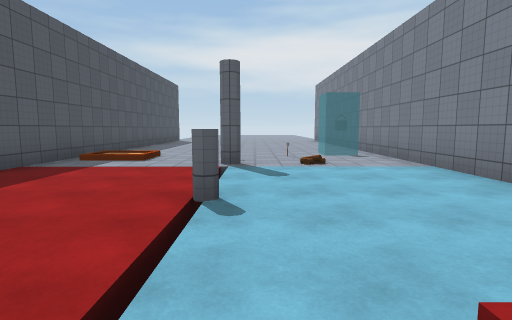
View 1 (above)

12 first-person views from a walk through a scene from a Unity 3-D project. The camera is 1.4 m above the floor, tilts 6° down and sees 80° across. Doors are open. The floor is counted in squares, 2 m on a side. Each view is taken from the middle of a square. On the plan, view 1 faces up. The plan holds only what a view shows up to about 10 squares ahead; the rest is blank. The place goes on beyond the plan. The player is left out. Surface patterns are stand-ins for the level's own textures.

View 2
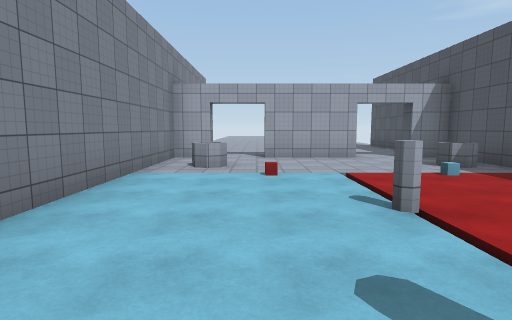

View 3
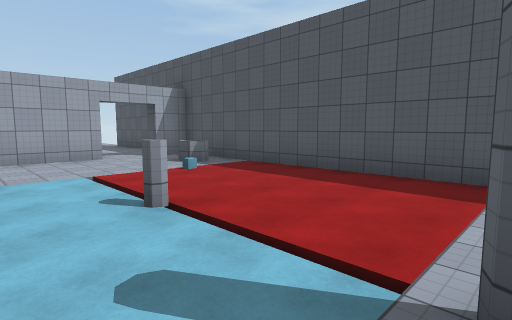

View 4
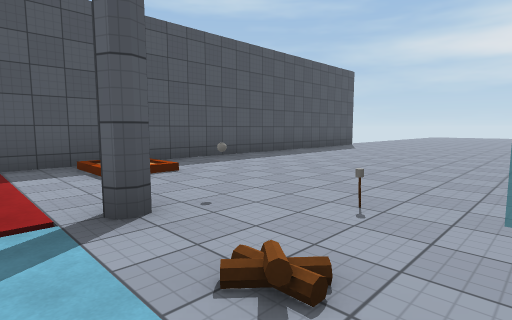

View 5
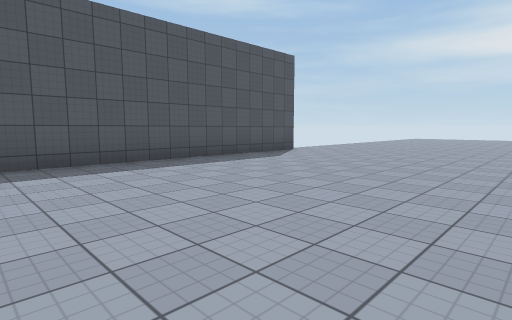

View 6
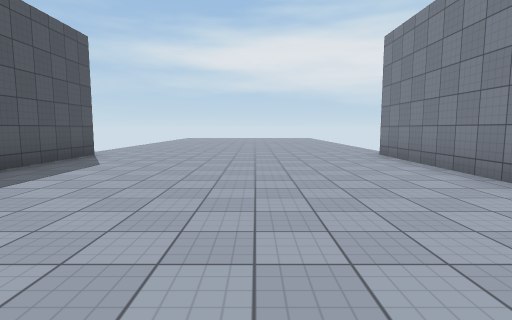

View 7
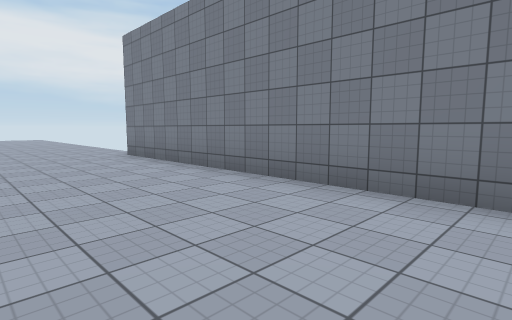

View 8
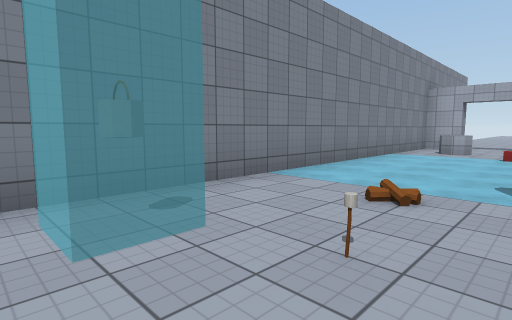

View 9
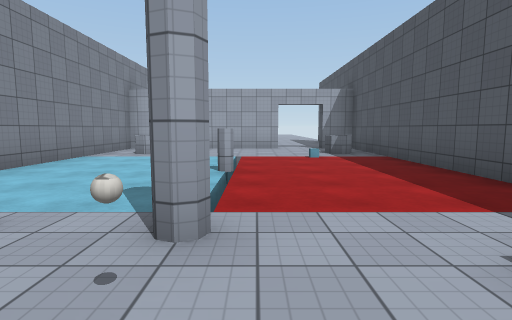

View 10
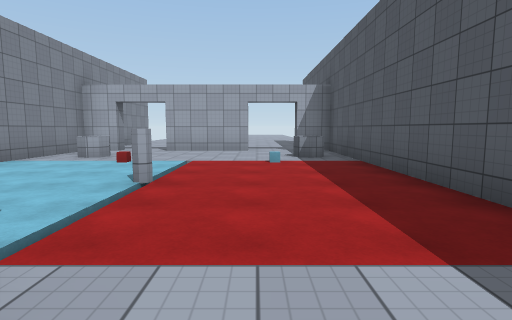

View 11
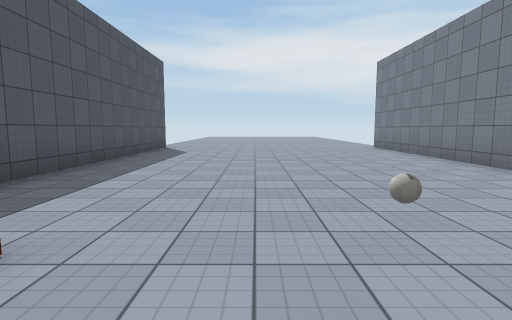

View 12
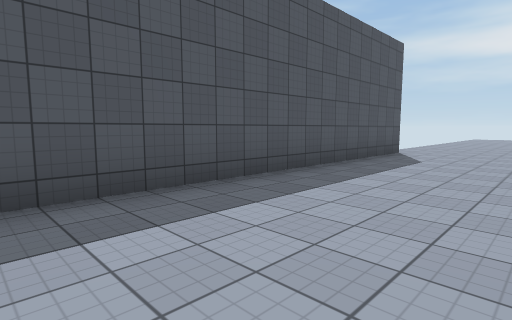

### Floor plan
Points are (right, up) in squares from view 1. A wall is a line through its corners. A room is listed if a view was taken in it or the views show most of it. See-through windows are left out.
Room 1 (views 1, 2, 3, 4, 5, 6, 7, 8, 9, 10, 11, 12)
walls: (-4.2, 17) (-4.2, -2.4) (-3.3, -2.4); (-1.9, -2.4) (0.8, -2.4); (2.2, -2.4) (3.2, -2.4) (3.2, 17)
ways out: open door at (-2.5, -2.5); open door at (1.5, -2.5); gap at (-5, 17); gap at (4, 17)
objects: cube (-2, 1); ball (-1, 7); red cube (1, 1); other object (1, 7); other object (2, 8)

Positions as (right, up) in squares from view 1, and headings:
1: (0, 0), facing up
2: (1, 6), facing down
3: (1, 6), facing down-left
4: (2, 5), facing up-left
5: (2, 9), facing up-left
6: (0, 9), facing up
7: (0, 9), facing up-right
8: (0, 9), facing down-right
9: (-1, 8), facing down
10: (-2, 7), facing down
11: (-1, 6), facing up
12: (-1, 8), facing up-left
